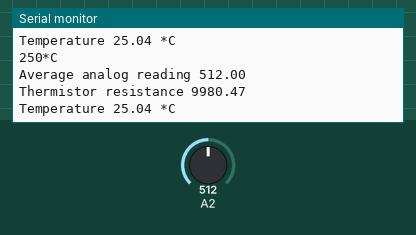
This sketch was run on a simulated Arduino Uno, built with avr-gcc and run on an emulated ATmega328P. On the bench: the last lines printed to the serial monitor. The inputs (shaded band) are chosen by the test bench; at power-on: A2 = 512.

Above: at 2.2 s.
2.3 s: A2 set to 0
At 2.3 s:
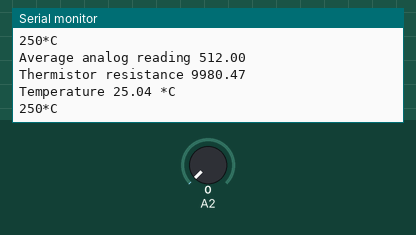
5.3 s: A2 set to 35
At 5.8 s:
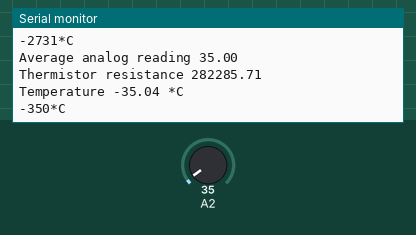
Timing chart, 0 to 8.3 s (numbered marks = the images above; inputs shaded):
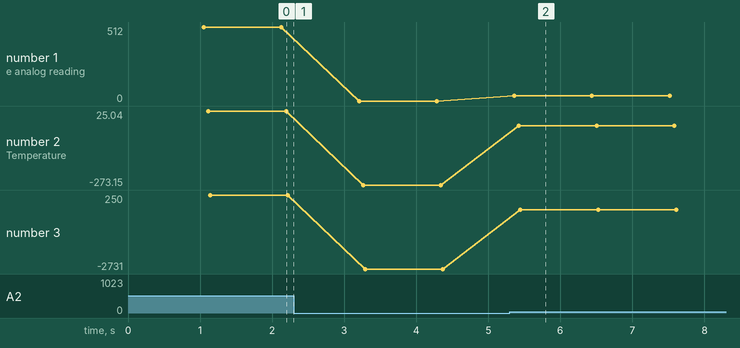

Measured:
- after the input at 5.3 s, the serial monitor: prints a new line after 0.06 s (image 2)
- plotted number 1: 512 → 0 after the input at 2.3 s, 0 → 35 after the input at 5.3 s
- plotted number 2: 25.04 → -273.15 after the input at 2.3 s, -273.15 → -35.04 after the input at 5.3 s
- plotted number 3: 250 → -2731 after the input at 2.3 s, -2731 → -350 after the input at 5.3 s

The sketch:

sensorTemperatura.ino
```cpp
#include "Thermistor.h"

THERMISTOR temp(2, 10000, 3950, 10000);
void setup() {
  //PORTA SERIAL
  Serial.begin(9600);
  //INTERVALO DE 1 SEGUNDO
  delay(1000);
}

void loop() {
  int temperature = temp.read();
  Serial.print(temperature);
  Serial.println("*C");
  delay(1000);
}
```

thermistor.cpp
```cpp
// (licence header left out)
#include "thermistor.h"
#include "HardwareSerial.h"
// Temperature for nominal resistance (almost always 25 C)
#define TEMPERATURENOMINAL 25

// Number of ADC samples
#define NUMSAMPLES         5

// ADC resolution
#if defined(PANSTAMP_NRG) || defined(ESP_PLATFORM)
#define ADC_RESOLUTION 0xFFF
#else
#define ADC_RESOLUTION 1023
#endif
#define VERBOSE_SENSOR_ENABLED 1
/**
 * THERMISTOR
 *
 * Class constructor
 *
 * @param adcPin Analog pin where the thermistor is connected
 * @param nomRes Nominal resistance at 25 degrees Celsius
 * @param bCoef beta coefficient of the thermistor
 * @param serialRes Value of the serial resistor
 */
THERMISTOR::THERMISTOR(uint8_t adcPin, uint16_t nomRes, uint16_t bCoef, uint16_t serialRes)
{
  analogPin = adcPin;
  nominalResistance = nomRes;
  bCoefficient = bCoef;
  serialResistance = serialRes;
}

/**
 * read
 *
 * Read temperature from thermistor
 *
 * @return temperature in 0.1 ºC
 */
int THERMISTOR::read(void)
{
  uint8_t i;
  uint16_t sample;
  float average = 0;

  #ifndef ESP_PLATFORM
  analogReference(DEFAULT);
  #endif

  // take N samples in a row, with a slight delay
  for (i=0; i< NUMSAMPLES; i++)
  {
    sample = analogRead(analogPin);
    average += sample;
    delay(10);
  }
  average /= NUMSAMPLES;

  #ifdef VERBOSE_SENSOR_ENABLED
  Serial.print("Average analog reading ");
  Serial.println(average);
  #endif

  // convert the value to resistance
  average = ADC_RESOLUTION / average - 1;
  average = serialResistance * average;

  #ifdef VERBOSE_SENSOR_ENABLED
  Serial.print("Thermistor resistance ");
  Serial.println(average);
  #endif

  float steinhart;
  steinhart = average / nominalResistance;     // (R/Ro)
  #ifdef PANSTAMP_NRG
  steinhart = logf(steinhart);                 // ln(R/Ro)
  #else
  steinhart = log(steinhart);                  // ln(R/Ro)
  #endif
  steinhart /= bCoefficient;                   // 1/B * ln(R/Ro)
  steinhart += 1.0 / (TEMPERATURENOMINAL + 273.15); // + (1/To)
  steinhart = 1.0 / steinhart;                 // Invert
  steinhart -= 273.15;                         // convert to C

  #ifdef VERBOSE_SENSOR_ENABLED
  Serial.print("Temperature ");
  Serial.print(steinhart);
  Serial.println(" *C");
  #endif

  return (int)(steinhart * 10);
}
```

thermistor.h
```cpp
// (licence header left out)
#ifndef _THERMISTOR_H
#define _THERMISTOR_H

#include "Arduino.h"

#define DEFAULT_NUM_SAMPLES  10
#define DEFAULT_BCOEF        3950
#define DEFAULT_NOMINAL_RES 10000
#define DEFAULT_NOMINAL_RES 10000

class THERMISTOR
{
  public:
    /**
     * Nominal resistance
     */
    uint16_t nominalResistance;

    /**
     * Serial resistance
     */
    uint16_t serialResistance;

    /**
     * Analog pin
     */
    uint16_t analogPin;

    /**
     * Beta coefficient of the thermistor
     */
    uint16_t bCoefficient;

    /**
     * THERMISTOR
     *
     * Class constructor
     *
     * @param adcPin Analog pin where the thermistor is connected
     * @param nomRes Nominal resistance at 25 degrees Celsius
     * @param bCoef beta coefficient of the thermistor
     * @param serialRes Value of the serial resistor
     */
    THERMISTOR(uint8_t adcPin, uint16_t nomRes, uint16_t bCoef, uint16_t serialRes);

    /**
     * read
     *
     * Read temperature from thermistor
     *
     * @return temperature in 0.01 ºC
     */
    int read(void);
};

#endif
```
